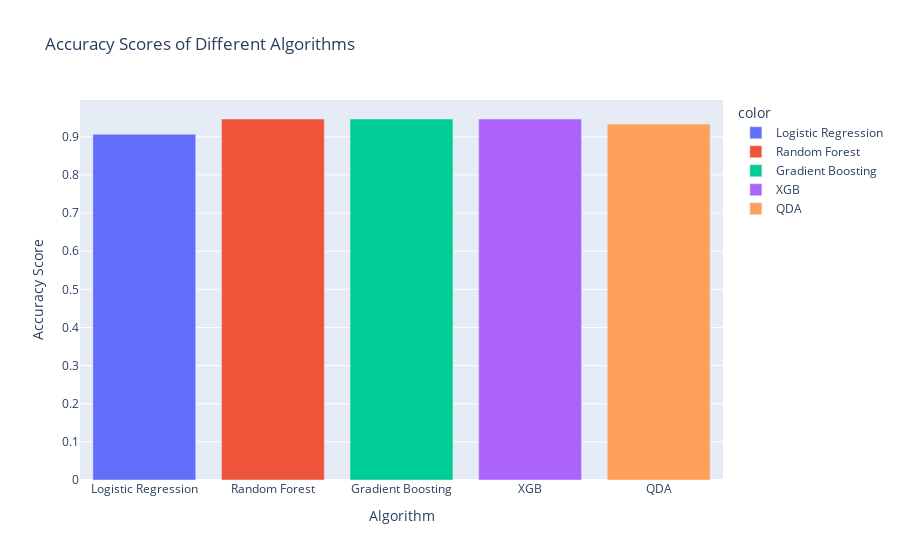

Source (notebook cell):
### Code cell
lr_accuracy = accuracy_score(y_test, lr_pred_d)
rf_accuracy = accuracy_score(y_test, rf_pred_d)
gb_accuracy = accuracy_score(y_test, gb_pred_d)
xgb_accuracy = accuracy_score(y_test, xgb_pred_d)
qda_accuracy = accuracy_score(y_test, qda_pred_d)

accuracy_scores = [lr_accuracy,rf_accuracy,gb_accuracy,xgb_accuracy,qda_accuracy] 
    
fig = px.bar(x=['Logistic Regression','Random Forest','Gradient Boosting','XGB','QDA'], y=accuracy_scores,color=['Logistic Regression','Random Forest','Gradient Boosting','XGB','QDA'],labels={'x':'Algorithm','y':'Accuracy Score'},title='Accuracy Scores of Different Algorithms')
fig.show()

### Figure 1 — Plotly figure (JSON) as saved in the notebook; plotly's stock layout.template omitted (floating-point values rounded to 4 significant figures)
{"data": [{"alignmentgroup": "True", "hovertemplate": "color=Logistic Regression<br>Algorithm=%{x}<br>Accuracy Score=%{y}<extra></extra>", "legendgroup": "Logistic Regression", "marker": {"color": "#636efa", "pattern": {"shape": ""}}, "name": "Logistic Regression", "offsetgroup": "Logistic Regression", "orientation": "v", "showlegend": true, "textposition": "auto", "type": "bar", "x": ["Logistic Regression"], "xaxis": "x", "y": [0.9067], "yaxis": "y"}, {"alignmentgroup": "True", "hovertemplate": "color=Random Forest<br>Algorithm=%{x}<br>Accuracy Score=%{y}<extra></extra>", "legendgroup": "Random Forest", "marker": {"color": "#EF553B", "pattern": {"shape": ""}}, "name": "Random Forest", "offsetgroup": "Random Forest", "orientation": "v", "showlegend": true, "textposition": "auto", "type": "bar", "x": ["Random Forest"], "xaxis": "x", "y": [0.9467], "yaxis": "y"}, {"alignmentgroup": "True", "hovertemplate": "color=Gradient Boosting<br>Algorithm=%{x}<br>Accuracy Score=%{y}<extra></extra>", "legendgroup": "Gradient Boosting", "marker": {"color": "#00cc96", "pattern": {"shape": ""}}, "name": "Gradient Boosting", "offsetgroup": "Gradient Boosting", "orientation": "v", "showlegend": true, "textposition": "auto", "type": "bar", "x": ["Gradient Boosting"], "xaxis": "x", "y": [0.9467], "yaxis": "y"}, {"alignmentgroup": "True", "hovertemplate": "color=XGB<br>Algorithm=%{x}<br>Accuracy Score=%{y}<extra></extra>", "legendgroup": "XGB", "marker": {"color": "#ab63fa", "pattern": {"shape": ""}}, "name": "XGB", "offsetgroup": "XGB", "orientation": "v", "showlegend": true, "textposition": "auto", "type": "bar", "x": ["XGB"], "xaxis": "x", "y": [0.9467], "yaxis": "y"}, {"alignmentgroup": "True", "hovertemplate": "color=QDA<br>Algorithm=%{x}<br>Accuracy Score=%{y}<extra></extra>", "legendgroup": "QDA", "marker": {"color": "#FFA15A", "pattern": {"shape": ""}}, "name": "QDA", "offsetgroup": "QDA", "orientation": "v", "showlegend": true, "textposition": "auto", "type": "bar", "x": ["QDA"], "xaxis": "x", "y": [0.9333], "yaxis": "y"}], "layout": {"barmode": "relative", "legend": {"title": {"text": "color"}, "tracegroupgap": 0}, "title": {"text": "Accuracy Scores of Different Algorithms"}, "xaxis": {"anchor": "y", "domain": [0, 1], "title": {"text": "Algorithm"}}, "yaxis": {"anchor": "x", "domain": [0, 1], "title": {"text": "Accuracy Score"}}}}
